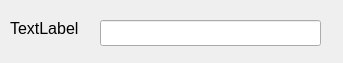
<?xml version="1.0" encoding="UTF-8"?>
<ui version="4.0">
 <class>Form</class>
 <widget class="QWidget" name="Form">
  <property name="geometry">
   <rect>
    <x>0</x>
    <y>0</y>
    <width>343</width>
    <height>63</height>
   </rect>
  </property>
  <property name="windowTitle">
   <string>Form</string>
  </property>
  <widget class="QLabel" name="name_label">
   <property name="geometry">
    <rect>
     <x>10</x>
     <y>20</y>
     <width>111</width>
     <height>16</height>
    </rect>
   </property>
   <property name="font">
    <font>
     <pointsize>12</pointsize>
    </font>
   </property>
   <property name="text">
    <string>TextLabel</string>
   </property>
  </widget>
  <widget class="QLineEdit" name="lineEdit">
   <property name="geometry">
    <rect>
     <x>100</x>
     <y>20</y>
     <width>221</width>
     <height>26</height>
    </rect>
   </property>
  </widget>
 </widget>
 <resources/>
 <connections/>
</ui>
